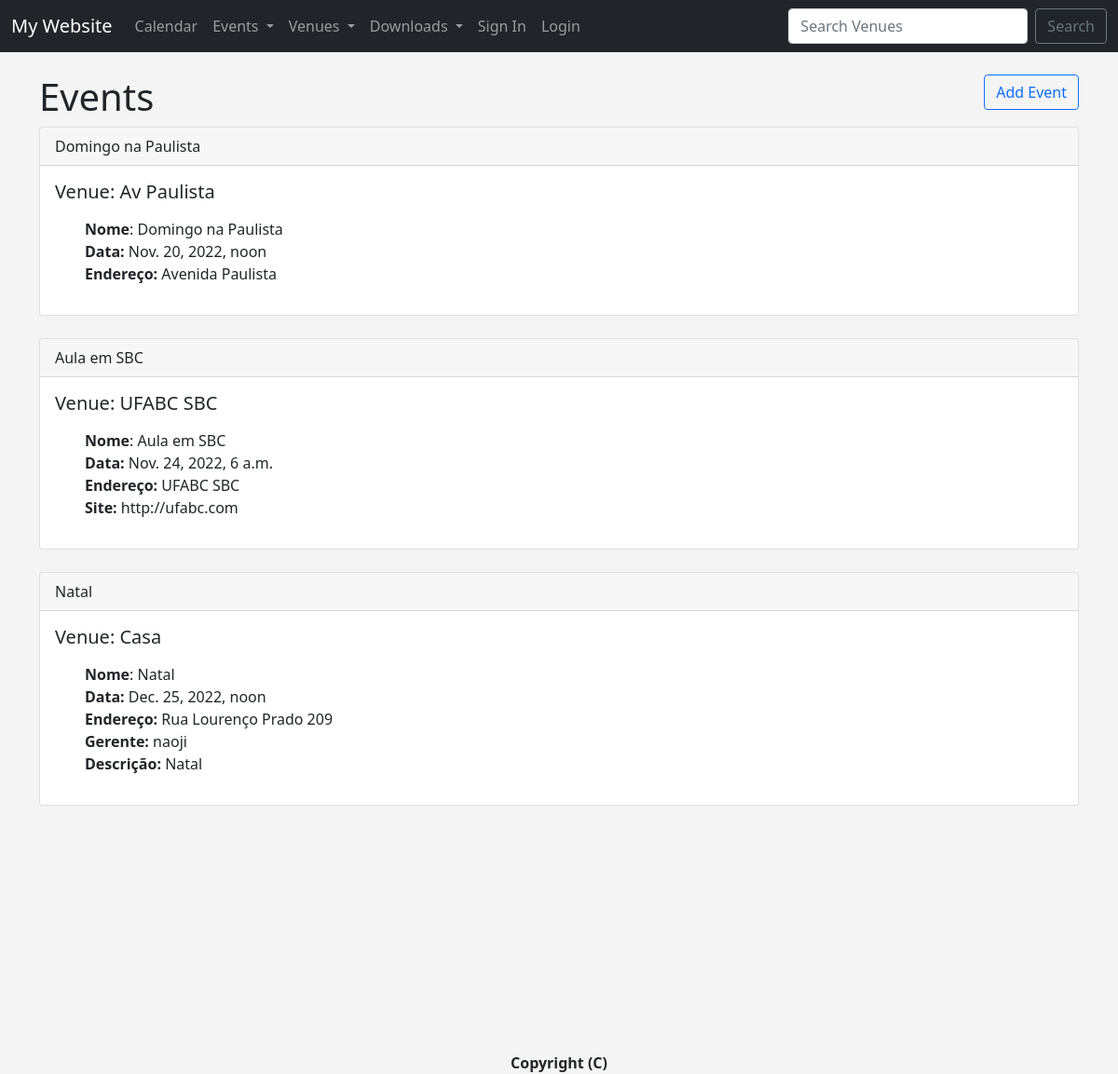
Before: /events with the older database file.
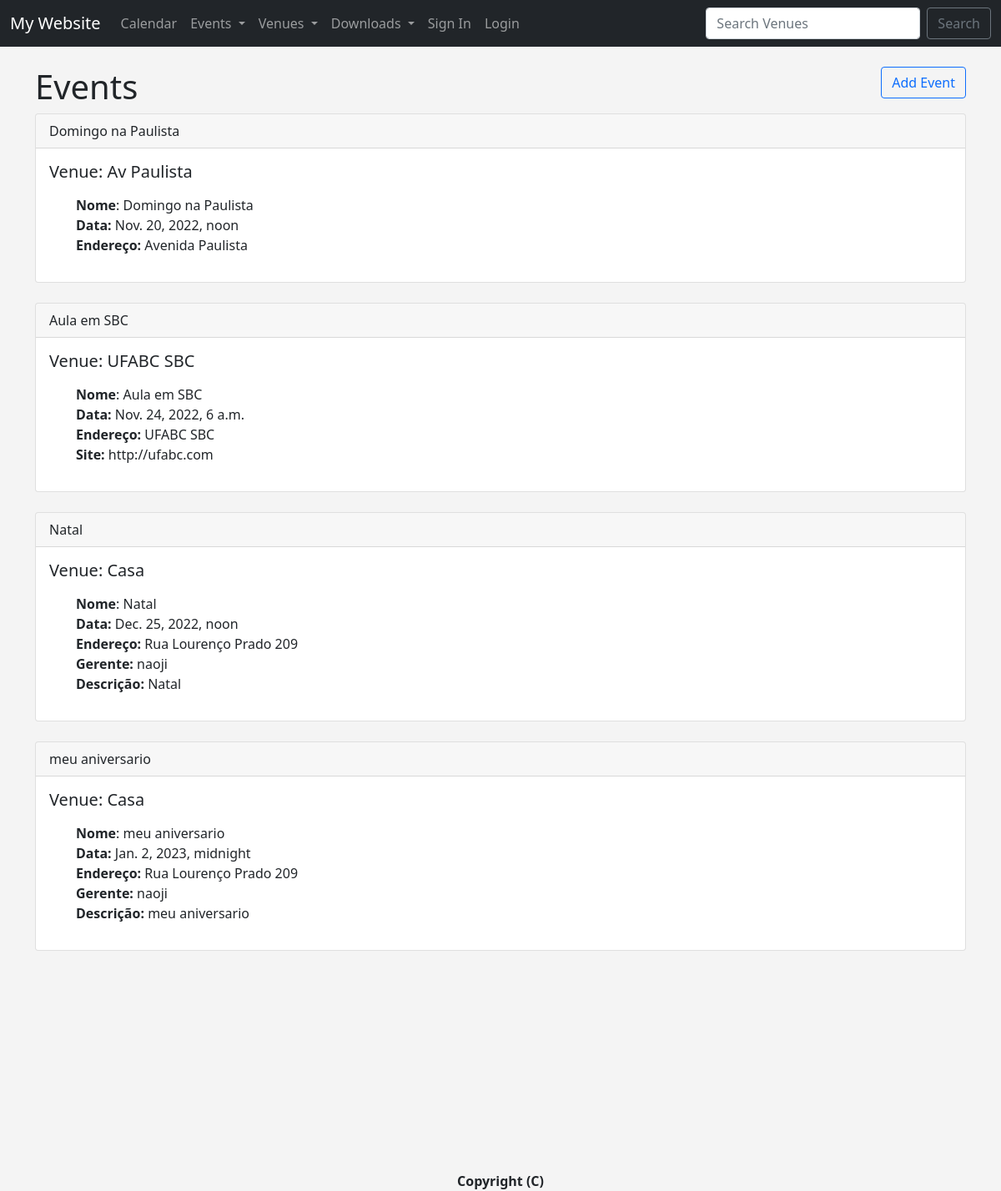
After: the same page with the newer database file.
### events/models.py (models this page shows)
class Event(models.Model):
	name = models.CharField('Event Name', max_length=120)
	event_date = models.DateTimeField('Event Date')
	venue = models.ForeignKey(Venue, blank=True, null=True, on_delete=models.CASCADE)
	manager = models.ForeignKey(User, blank=True, null=True, on_delete=models.SET_NULL)
	description = models.TextField(blank=True)
	attendees = models.ManyToManyField(WebsiteUser, blank=True)
	def __str__(self):
		return self.name

class Venue(models.Model):
	name = models.CharField('Venue Name', max_length=120)
	address = models.CharField(max_length=300)
	zip_code = models.CharField('Zip Code', max_length=12)
	phone = models.CharField('Contact Phone', max_length=25, blank=True)
	website = models.URLField('Website Address', blank=True)
	email_address = models.EmailField('Email Address', blank=True)
	def __str__(self):
		return self.name

### events/views.py (the view)
# urls.py: path('events', views.all_events, name="list-events"),
def all_events(request):
	event_list = Event.objects.all().order_by('event_date')
	return render(request, 'events/events_list.html', {'event_list': event_list})

### events/templates/events/events_list.html (shortened to what this page needs)
{% extends 'events/base.html' %}
{% block content %}
<h1>Events
	<a href="{% url 'add-event' %}" type="button" class="btn btn-outline-primary" style="float: right;">
		Add Event
	</a>
</h1>
{% for event in event_list %}
<div class="card">
	<div class="card-header">{{ event }}</div>
	<div class="card-body">
		<h5 class="card-title">Venue: {{ event.venue }}</h5>
		<p class="card-text">
		<ul style="list-style: none">
			<li><b>Nome</b>: {{ event.name }}</li>
			<li><b>Data:</b> {{ event.event_date }}</li>
			<li><b>Endereço:</b> {{ event.venue.address }}</li>
			{% if event.venue.website %}
			<li><b>Site:</b> {{ event.venue.website }}</li>
			{% endif %}
			{% if event.manager %}
			<li><b>Gerente:</b> {{ event.manager }}</li>
			{% endif %}
			{% if event.manager %}
			<li><b>Descrição:</b> {{ event.description }}</li>
			{% endif %}
		</ul>
		</p>
	</div>
</div>
<br>
{% endfor %}
<br><br><br><br><br><br><br><br><br><br>
<center>
	<strong>Copyright (C) {{ current_year }}</strong>
</center>
{% endblock %}

### events/templates/events/base.html (shortened to what this page needs)
<!doctype html>
<html lang="en">
  <head>
    <link href="https://cdn.jsdelivr.net/npm/bootstrap@5.1.3/dist/css/bootstrap.min.css" rel="stylesheet">
  </head>
  <body>
  	{% include 'events/navbar.html' %}
    <br>
    <div class="container">
      {% block content %}
  	  {% endblock %}
    </div>
  </body>
</html>

### events/templates/events/navbar.html (shortened to what this page needs)
<nav class="navbar navbar-expand-lg navbar-dark bg-dark">
  <div class="container-fluid">
    <a class="navbar-brand" href="{% url 'home' %}">My Website</a>
    <div class="collapse navbar-collapse" id="navbarSupportedContent">
      <ul class="navbar-nav me-auto mb-2 mb-lg-0">
        <li class="nav-item">
          <a class="nav-link" href="{% url 'home' '2022' 'November' %}">
            Calendar
          </a>
        </li>
        <li class="nav-item dropdown">
          <a class="nav-link dropdown-toggle" href="#" role="button" data-bs-toggle="dropdown" aria-expanded="false">
            Events
          </a>
        </li>
        <li class="nav-item dropdown">
          <a class="nav-link dropdown-toggle" href="#" role="button" data-bs-toggle="dropdown" aria-expanded="false">
            Venues
          </a>
        </li>
        <li class="nav-item dropdown">
          <a class="nav-link dropdown-toggle" href="#" role="button" data-bs-toggle="dropdown" aria-expanded="false">
            Downloads
          </a>
        </li>
        {% if user.is_authenticated %}
        <li class="nav-item dropdown">
          <a class="nav-link dropdown-toggle" href="#" role="button" data-bs-toggle="dropdown" aria-expanded="false">
            {{user}}
          </a>
          <ul class="dropdown-menu">
            <li><a class="dropdown-item" href="{% url 'logout-user' %}">Logout</a></li>
          </ul>
        </li>
        {% else %}
        <li class="nav-item">
          <a class="nav-link" href="{% url 'register-user' %}">
            Sign In
          </a>
        </li>
        <li class="nav-item">
          <a class="nav-link" href="{% url 'login-user' %}">
            Login
          </a>
        </li>
        {% endif %}
      </ul>
      <form class="d-flex" method=POST action="{% url 'search-venues' %}">
        <input class="form-control me-2" type="search" placeholder="Search Venues" name="searched" aria-label="Search">
        <button class="btn btn-outline-secondary" type="submit">
          Search
        </button>
      </form>
    </div>
  </div>
</nav>

### events/templates/events/base.html (style rules this page uses)
body { background: #f4f4f4; }

Changed rows visible on the page:
added Event: name "meu aniversario", venue "Casa", event_date "Jan. 2, 2023, midnight", venue.address "Rua Lourenço Prado 209", manager "naoji", description "meu aniversario"
